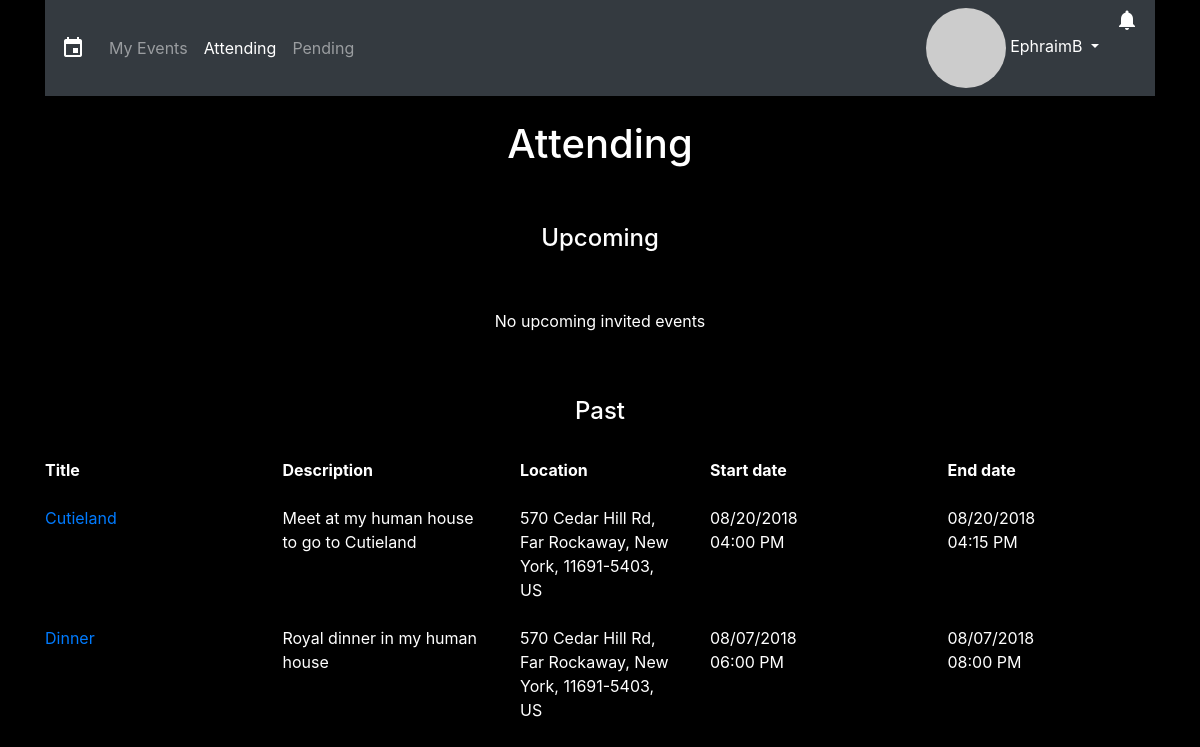
/attending.php (signed in), run on the app's committed database.
### tables this page shows
CREATE TABLE `invite` (
  `id` int(11) NOT NULL,
  `user_id` int(11) NOT NULL,
  `event_id` int(11) NOT NULL,
  `status_id` int(11) NOT NULL
);

CREATE TABLE `events` (
  `event_id` int(11) NOT NULL,
  `title` varchar(50) NOT NULL,
  `description` varchar(255) NOT NULL,
  `location` varchar(255) NOT NULL,
  `startDate` datetime NOT NULL,
  `endDate` datetime NOT NULL
);

### attending.php (the view, shortened to what this page needs)
<?php
global $link;
$session_username = $_SESSION['username'];
$emailQuery = "SELECT email FROM users WHERE username='$session_username'";
$emailResult = mysqli_query($link, $emailQuery);
$email = mysqli_fetch_array($emailResult)[0];
$email_hash = md5(strtolower(trim($email)));
$session_user_id = $_SESSION['user_id'];
$invitedEventsUpcoming_query = "SELECT * FROM invite LEFT OUTER JOIN events ON invite.event_id=events.event_id WHERE user_id='$session_user_id' AND status_id=2 AND events.endDate >= NOW()";
$invitedEventsUpcoming_results = mysqli_query($link, $invitedEventsUpcoming_query);
$invitedEventsPassed_query = "SELECT * FROM invite LEFT OUTER JOIN events ON invite.event_id=events.event_id WHERE user_id='$session_user_id' AND status_id=2 AND events.startDate <= NOW()";
$invitedEventsPassed_results = mysqli_query($link, $invitedEventsPassed_query);
$notificationsCount_query = "SELECT COUNT(*) FROM notifications WHERE user_id='$session_user_id' AND cleared=0";
$notificationsCount_result = mysqli_query($link, $notificationsCount_query);
$notifications = mysqli_fetch_array($notificationsCount_result)[0];
$darkTheme_query = "SELECT darkTheme FROM users WHERE user_id='$session_user_id'";
$darkTheme_result = mysqli_query($link, $darkTheme_query);
$darkTheme = mysqli_fetch_array($darkTheme_result)[0];
?>
<!DOCTYPE html>
<html>
  <head>
    <link rel="stylesheet" href="https://stackpath.bootstrapcdn.com/bootstrap/4.1.1/css/bootstrap.min.css">
    <link rel="stylesheet" href="css/style.css">
  </head>
	<?php
	if($darkTheme == 0){
	?>
  <body>
	<?php
	}
	else if($darkTheme == 1){
	?>
	<body style="background-color: black; color: white">
	<?php
	}
	?>
    <div class="container">
			<?php
			if($darkTheme == 0){
			?>
      	<nav class="navbar navbar-expand-lg navbar-light bg-light">
			<?php
			}
			else if($darkTheme == 1){
			?>
				<nav class="navbar navbar-expand-lg navbar-dark bg-dark">
			<?php
			}
			?>
        <span class="navbar-brand mb-0 h1 material-icons">event</span>
        <div class="collapse navbar-collapse" id="navbarSupportedContent">
          <ul class="navbar-nav mr-auto">
            <li class="nav-item">
              <a class="nav-link" href="index.php">My Events <span class="sr-only">(current)</span></a>
            </li>
						<li class="nav-item active">
							<a class="nav-link" href="attending.php">Attending <span class="sr-only">(current)</span></a>
						</li>
						<li class="nav-item">
							<a class="nav-link" href="pending.php">Pending</a>
						</li>
          </ul>
					<ul class="navbar-nav mr-right">
            <div class="dropdown">
							<?php
							if($darkTheme == 0){
							?>
              	<a class="nav-item dropdown dropdown-toggle text-dark" href="#" role="button" id="dropdownMenuLink" data-toggle="dropdown" aria-haspopup="true" aria-expanded="false">
							<?php
							}
							else if($darkTheme == 1){
							?>
								<a class="nav-item dropdown dropdown-toggle text-white" href="#" role="button" id="dropdownMenuLink" data-toggle="dropdown" aria-haspopup="true" aria-expanded="false">
							<?php
							}
							if(!isset($_SESSION['facebookPicture'])){
							?>
								<img class="align-middle circle-img" src="https://www.gravatar.com/avatar/<?php echo $email_hash ?>?s=30">&nbsp;<?php echo $_SESSION['username']; ?>
								<?php
								}
								?>
							</a>
            </div>
						<div class="dropdown">
							<?php
							if($notifications == 0){
								if($darkTheme == 0){
							?>
									<a class="nav-item dropdown text-dark material-icons" href="#" role="button" id="notificationsMenuLink" data-toggle="dropdown" aria-haspopup="true" aria-expanded="false">notifications_none</a>
								<?php
								}
								else if($darkTheme == 1){
								?>
									<a class="nav-item dropdown text-white material-icons" href="#" role="button" id="notificationsMenuLink" data-toggle="dropdown" aria-haspopup="true" aria-expanded="false">notifications_none</a>
								<?php
								}
								?>
							<div class="dropdown-menu dropdown-menu-right p-3" style="width: 300px" aria-labelledby="notificationsMenuLink">
								<p>No notifications.</p>
							</div>
							<?php
							}
							else{
								if($darkTheme == 0){
							?>
									<a class="nav-item dropdown text-dark material-icons" href="#" role="button" id="notificationsMenuLink" data-toggle="dropdown" aria-haspopup="true" aria-expanded="false">notifications</a>
							<?php
							}
							else if($darkTheme == 1){
							?>
								<a class="nav-item dropdown text-white material-icons" href="#" role="button" id="notificationsMenuLink" data-toggle="dropdown" aria-haspopup="true" aria-expanded="false">notifications</a>
							<?php
							}
							?>
							<?php
							}
							?>
						</div>
          </ul>
        </div>
      </nav>
      <br>
      <header>
        <h1 class="text-center">Attending</h1>
      </header>
      <main>
				<br>
				<br>
				<h4 class="text-center">Upcoming</h4>
				<?php
				if(mysqli_num_rows($invitedEventsUpcoming_results) > 0){
				?>
					<br>
		      <div class="row font-weight-bold mb-4">
		      <div class="col-4 col-lg">Title</div>
		      <div class="col-5 col-lg">Description</div>
		      <div class="col-lg-2 d-none d-lg-block">Location</div>
		      <div class="col-lg d-none d-lg-block">Start date</div>
		      <div class="col-lg d-none d-lg-block">End date</div>
		      </div>
		      <?php
		      while($invited_row = mysqli_fetch_array($invitedEventsUpcoming_results)){
		      	$upcomingEvent_id = $invited_row['event_id'];
		        $upcomingUserEvents_id = $invited_row['id'];
		        $upcomingTitle = $invited_row['title'];
		        $upcomingDescription = $invited_row['description'];
		        $upcomingLocation = $invited_row['location'];
		        $upcomingStartDate = $invited_row['startDate'];
		        $upcomingStartDateFormatted = date("m/d/Y", strtotime($upcomingStartDate));
		        $upcomingStartTimeFormatted = date("h:i A", strtotime($upcomingStartDate));
		        $upcomingEndDate = $invited_row['endDate'];
		        $upcomingEndDateFormatted = date("m/d/Y", strtotime($upcomingEndDate));
		        $upcomingEndTimeFormatted = date("h:i A", strtotime($upcomingEndDate));
						?>
						<div class="row mb-4">
							<div class="col-4 col-lg"><a href="moreInfo.php?event_id=<?php echo $upcomingEvent_id ?>&userEvents_id=<?php echo $upcomingUserEvents_id ?>&invitedEvent=true"><?php echo $upcomingTitle ?></a></div>
							<div class="col-5 col-lg"><?php echo $upcomingDescription ?></div>
							<div class="col-lg-2 d-none d-lg-block"><?php echo $upcomingLocation ?></div>
							<div class="col-lg d-none d-lg-block"><?php echo $upcomingStartDateFormatted."<br>".$upcomingStartTimeFormatted ?></div>
							<div class="col-lg d-none d-lg-block"><?php echo $upcomingEndDateFormatted."<br>".$upcomingEndTimeFormatted ?></div>
						</div>
						<?php
							}
							}
							else{
								echo "
								<br>
								<br>
								<p class='text-lead text-center'>No upcoming invited events</p>";
							}
							echo '
							<br>
							<br>
							<h4 class="text-center">Past</h4>
							';
							if(mysqli_num_rows($invitedEventsPassed_results) > 0){
								?>
								<br>
								<div class="row font-weight-bold mb-4">
									<div class="col-4 col-lg">Title</div>
									<div class="col-5 col-lg">Description</div>
									<div class="col-lg-2 d-none d-lg-block">Location</div>
									<div class="col-lg d-none d-lg-block">Start date</div>
									<div class="col-lg d-none d-lg-block">End date</div>
								</div>
								<?php
								while($invited_row = mysqli_fetch_array($invitedEventsPassed_results)){
									$passedEvent_id = $invited_row['event_id'];
									$passedUserEvents_id = $invited_row['id'];
									$passedTitle = $invited_row['title'];
									$passedDescription = $invited_row['description'];
									$passedLocation = $invited_row['location'];
									$passedStartDate = $invited_row['startDate'];
									$passedStartDateFormatted = date("m/d/Y", strtotime($passedStartDate));
									$passedStartTimeFormatted = date("h:i A", strtotime($passedStartDate));
									$passedEndDate = $invited_row['endDate'];
									$passedEndDateFormatted = date("m/d/Y", strtotime($passedEndDate));
									$passedEndTimeFormatted = date("h:i A", strtotime($passedEndDate));
									?>
								<div class="row mb-4">
									<div class="col-4 col-lg"><a href="moreInfo.php?event_id=<?php echo $passedEvent_id ?>&userEvents_id=<?php echo $passedUserEvents_id ?>&invitedEvent=true"><?php echo $passedTitle ?></a></div>
									<div class="col-5 col-lg"><?php echo $passedDescription ?></div>
									<div class="col-lg-2 d-none d-lg-block"><?php echo $passedLocation ?></div>
									<div class="col-lg d-none d-lg-block"><?php echo $passedStartDateFormatted."<br>".$passedStartTimeFormatted ?></div>
									<div class="col-lg d-none d-lg-block"><?php echo $passedEndDateFormatted."<br>".$passedEndTimeFormatted ?></div>
								</div>
								<?php
									}
									}
									else{
										echo "
										<br>
										<br>
										<p class='text-lead text-center'>No past invited events</p>";
									}
        ?>
      </main>
    </div>
  </body>
</html>

### css/style.css (style rules this page uses)
.circle-img { border-radius: 50%; }

### data on the page
invite: event.title "Cutieland", event.description "Meet at my human house to go to Cutieland", event.location "570 Cedar Hill Rd, Far Rockaway, New York, 11691-5403, US", event.startDate "08/20/2018", event.startDate "04:00 PM", event.endDate "08/20/2018", event.endDate "04:15 PM"
invite: event.title "Dinner", event.description "Royal dinner in my human house", event.location "570 Cedar Hill Rd, Far Rockaway, New York, 11691-5403, US", event.startDate "08/07/2018", event.startDate "06:00 PM", event.endDate "08/07/2018", event.endDate "08:00 PM"

### other printed values
$_SESSION['username'] "EphraimB"
